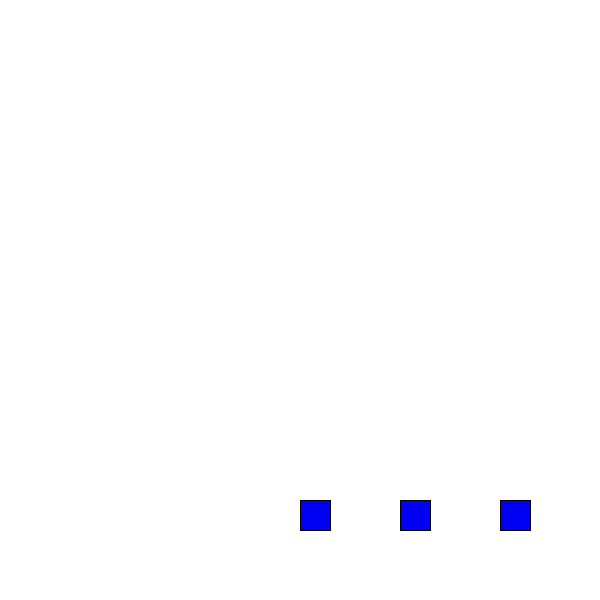
Frame 1 (no input)
Frame 60 (the mouse pressed at the canvas centre just before this capture): identical to frame 1, image omitted
Frame 120 (the mouse held since frame 60 and released just before this capture): identical to frame 1, image omitted

The Processing sketch that drew this single still picture (run headless with seeded random() and noise(); from frame 60 on, the mouse is pressed at the canvas centre):

// Processing sketch: processing_73929
// ── processing_73929.pde

//homework4 MALVEAR

float x=0.0;
float y=256.0;
float z=0.0;

//setup for button 1
boolean onbutton=false;
int buttonx=500;
int buttony=500;
int buttonw=30;
int buttonh=30;


//setup for button 2
boolean onbutton2=false;
int buttonx2=400;
int buttony2=500;
int buttonw2=30;
int buttonh2=30;

//setup for button 3
boolean onbutton3=false;
int buttonx3=300;
int buttony3=500;
int buttonw3=30;
int buttonh3=30;




void setup (){
  size(600,600);
  background(255);
}


void draw(){
  
  update(mouseX,mouseY);
  fill(0,0,245);
  rectMode(CORNER);
  rect(buttonx,buttony,buttonw,buttonh);
  rect(buttonx2,buttony2,buttonw2,buttonh2);
  rect(buttonx3,buttony3,buttonw3,buttonh3);
  
}




void mousePressed()
{
  
  //when button1 is pressed
 if(onbutton)
 {
   
   
  drawLoop();
  
  }
  
  
  //when button 2 is pressed
   else if(onbutton2)
 {

drawCircle();  
  }
  
  //when button 3 is pressed
  else if(onbutton3)
  {
encounters();    
  }
  
  
  

   
 }
 
 
 void update(int x, int y)
 {
      
   
   if (overButton(buttonx,buttony,buttonw,buttonh))
       {
             onbutton=true;
       } 
 else if (overButton(buttonx2,buttony2,buttonw2,buttonh2))
       {
             onbutton2=true;
       } 
 else if (overButton(buttonx3,buttony3,buttonw3,buttonh3))
       {
             onbutton3=true;
       } 
 
       else
       {
             onbutton=false;
             onbutton2=false;
             onbutton3=false;
       }
 
   
 }
 
 
 
 boolean overButton(int x, int y, int width, int height)
 {
      if(mouseX>=x && mouseX<=x+width && mouseY>=y && mouseY<=y+height)
      {
           return true;
       }
      else 
      {
           return false; 
      }
 
  
 }
 

void drawLoop()
  {
  
  for(int x = 0; x < 100; x ++){
    for(int y = 1; y < 100; y ++){
       
      fill(random(300));
      noStroke();
 
      quad(300,100,x+2,y+2,x+2,y+2,y+5,100);   
  fill(random(100));
      quad(500,400,x+1,y+2,x+2,y+2,y+1,100);       
  
    rect(x*10,y*100,100,5);
  ellipse(x*10,y*10,5,5);
  fill(0);
line(mouseX=2,mouseY+2,mouseX/2,mouseY/1);
    } 
  }
   
  } 
  void drawCircle()
  {
    for(int x = 0; x < 100; x ++){
    for(int y = 1; y < 100; y ++){
    
    fill(random(30));
   ellipse (random(600),random(600),random(20),random(20));
   //quad(300,100,x*2,y*2,x*2,y*2,y*5,100);   
   
  } 
    }
  }
   
   
   void encounters()
   {
     
  
if(x<256 & y>0 & z<256)
{

background(37);
fill(200,y,z,100);
rect(mouseX,mouseY,30,50);
fill(0,200,199,100);
triangle(mouseX/30,mouseY/50,mouseX+x,mouseY-y,mouseX/z,mouseY+y);
x=x+.2;
y=y-.5;
z=z+.2;

fill(y,z,x);

quad(0,0,mouseX-z,mouseY/z,mouseX+y,mouseY+x,mouseX/z,mouseY-y);

fill(0,10,z,35);
quad(600,0,mouseX+y,mouseY-x,mouseX/3,mouseY-z,mouseX/z,mouseY+x);

fill(199,y,200,118);
quad(0,600,mouseX/x,mouseY*z,mouseX+y,mouseY-x,mouseX-y,mouseY/2);


fill(x,20,130,255);
ellipse(mouseX+mouseY,mouseY+mouseY,30,20);


 stroke(x,y,z);
  line(mouseX+x,mouseY/z,mouseX,mouseY);



} 

else
{
x=0;
y=256;
z=0;
}  
   
  
}
